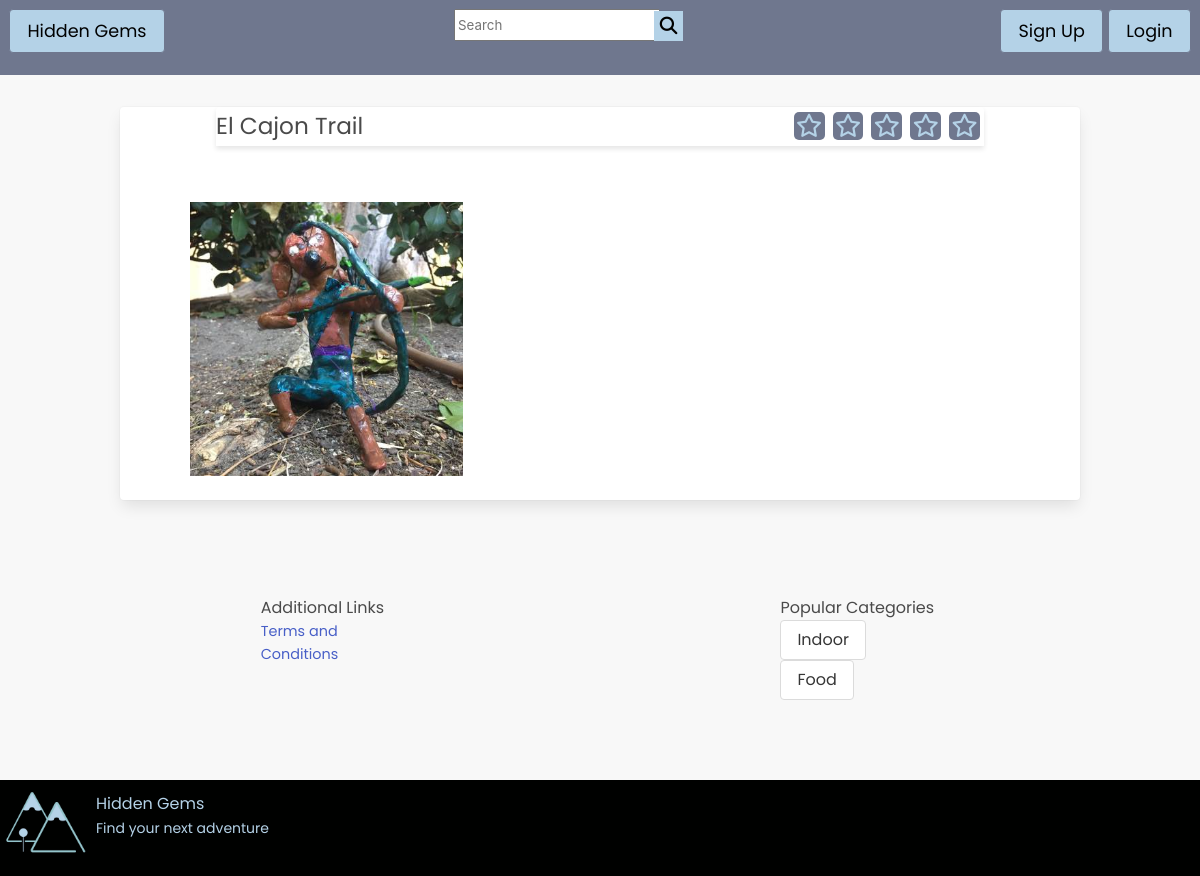
/single.php?location_id=29, run on the app's committed database.
### tables this page shows
CREATE TABLE `locations` (
  `location_id` mediumint(9) NOT NULL,
  `title` varchar(300) NOT NULL,
  `lat` double NOT NULL,
  `lng` double NOT NULL,
  `category_id` int(11) NOT NULL,
  `image` text NOT NULL,
  `user_id` int(11) NOT NULL,
  `is_published` tinyint(4) NOT NULL
);

### single.php (the view, shortened to what this page needs)
<?php  require 'includes/config.php';
  require 'includes/functions.php';
$location_id = 0;
if(isset($_GET['location_id'])){
    $location_id = filter_var($_GET['location_id'], FILTER_SANITIZE_NUMBER_INT);
}
include 'includes/header.php';
?>
<main class="single">
    <?php
	$result = $DB->prepare('SELECT users.*, locations.*
							FROM  users, locations
							WHERE locations.user_id = users.user_id
                            AND locations.location_id = ?
							LIMIT 1');
$result->execute( array($location_id));
if( $result->rowCount() ){
        while( $row = $result->fetch()){
    ?>
<section class="card single">
<div class="card-header">
    <h3><?php echo $row['title'] ?></h3>
          <ul><?php star_interface($post_id = 0,  $total_stars = 5); ?></ul>
</div>
<article class="card-content grid">
<?php show_post_image( $row['image'], 'medium', $row['title']  ); ?>
    <section class="right-side" >
  <?php
  }
  }
  else{
      echo '<h2>Post not found</h2>';
  }
  ?>
</article>
</section>
</main>
  <?php  include 'includes/footer.php'; ?>

### includes/functions.php (shortened to what this page needs)
<?php
function show_post_image( $unique, $size = 'medium', $alt = 'post image'  ){
    $url = "uploads/$unique" . '_' . "$size.jpg";
   echo "<img src='$url' alt='$alt' class='post-image is-$size'>";
   }
    ?>
    <?php
function star_interface($post_id = 0,  $total_stars = 5){
    global $DB;
    $current_rating = 0;
    $result = $DB->prepare('SELECT AVG(rating) AS current_rating
                            FROM posts
                            WHERE post_id = ?');
    $result->execute(array($post_id));
    $row = $result->fetch();
    extract($row);
    for ($i = 1 ; $i <= $total_stars ; $i++) {
        if( $i <= $current_rating ){
            $class = "fa-solid fa-star";
        }elseif( $current_rating < $i AND $current_rating > ($i - 1) ){
            $class="fa-solid fa-star-half-stroke";
        }else{
            $class = "fa-regular fa-star";
        }
        echo "<i class='$class' data-rating='$i' data-postid='$post_id'></i>";
    }
}

### css/style.css (style rules this page uses)
body { font-family: 'Poppins', sans-serif; background-color: #F8F8F8; min-width: 500px; }
.card i { color: #B4D2E7; background-color: #6f778e; margin: .25rem; padding: .15rem; border-radius: 5px; }
main.single { width: 80%; margin: 1rem auto; }
main.single .card { min-height: 20vh; }
main.single .card .card-header { display: flex; flex-direction: row; justify-content: space-between; width: 80%; margin: 2rem auto; font-size: 1.45rem; line-height: 1.7; }
main.single section.card article.grid { display: grid; grid-template-columns: [row1-start] 5% [row1-end] 30% [third-line] 5% [added-line] auto [fourth-line] 5% [last-line]; grid-template-rows: [c1-start] auto [c1-end] auto [last-line] }
main.single .card-content img { grid-column: 2; }
main.single section.right-side { grid-column: 4; grid-row: 1; }

### data on the page
locations: title "El Cajon Trail", image (picture)
